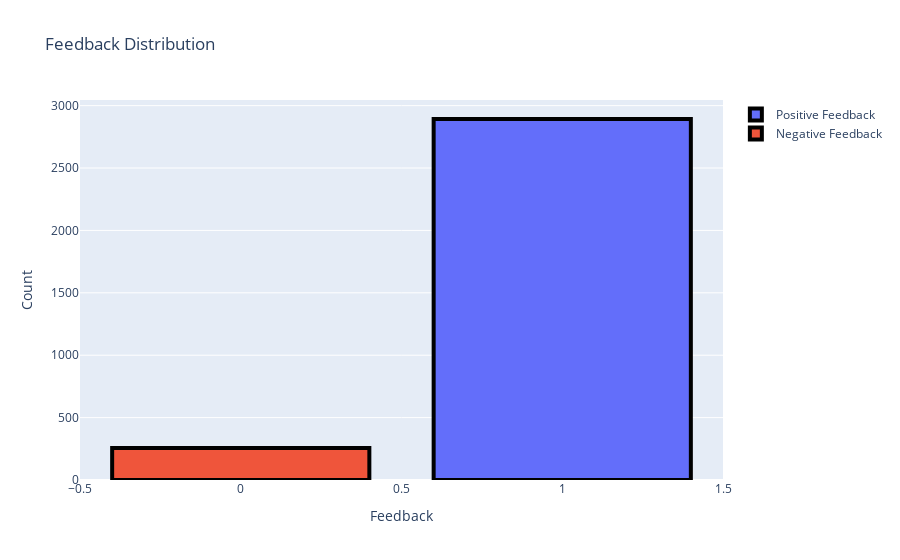

The code cell stored with this chart in its notebook:
### Code cell
data = [trace0, trace1]
layout = go.Layout(yaxis=dict(title='Count'),
                   xaxis=dict(title='Feedback'),title='Feedback Distribution')

fig = go.Figure(data=data, layout=layout)
fig.data[0].marker.line.width = 4
fig.data[0].marker.line.color = "black"
fig.data[1].marker.line.width = 4
fig.data[1].marker.line.color = "black"
py.iplot(fig)

### Figure 1 — Plotly figure (JSON) as saved in the notebook; plotly's stock layout.template omitted (floating-point values rounded to 4 significant figures)
{"data": [{"marker": {"line": {"color": "black", "width": 4}}, "name": "Positive Feedback", "type": "bar", "x": [1], "y": [2893]}, {"marker": {"line": {"color": "black", "width": 4}}, "name": "Negative Feedback", "type": "bar", "x": [0], "y": [257]}], "layout": {"title": {"text": "Feedback Distribution"}, "xaxis": {"title": {"text": "Feedback"}}, "yaxis": {"title": {"text": "Count"}}}}
